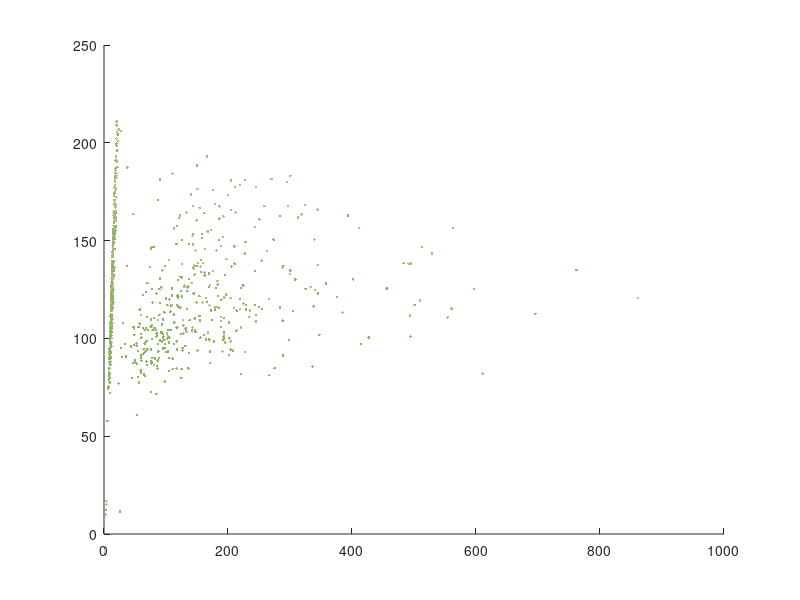

Source code (MATLAB):
clear;clc;clf;

dimension = 3;

data = importdata('data.mat');
%data = importdata('try_data.mat');

X = data(:,1:8);
y = data(:,9);
%X = data(:,1:4);
%y = data(:,5);

[COEFF,SCORE,latent,tsquare, explained, mu] = pca(X);

X = X * COEFF(:,1:dimension);% + repmat(mu(1:dimension), 768, 1);

disp(sum(latent(1:dimension))/sum(latent));

if dimension==2 || dimension==3
    hold on;
    for i=(0:25)
        X0 = X(y==i, :);
        if dimension==2
            plot(X0(:, 1), X0(:, 2), '.', 'color', [rand() rand() rand()]);
        elseif dimension == 3
            plot3(X0(:, 1), X0(:, 2), X0(:, 3), '.', 'color', [rand() rand() rand()]);
        end       
    end
    hold off;
end